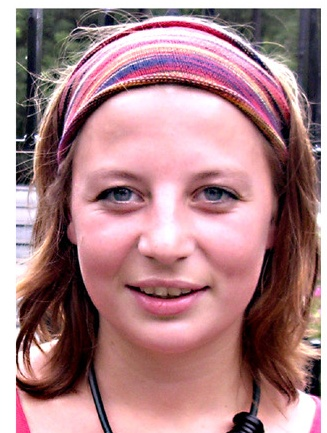
#> input picture 20.jpg, 327 x 433 px
$ jupyter execute Simple_Face_Detection_Model.ipynb
#> lines starting #> are read from the running program, lines starting #| are printed output that depends on the picture; after the words box and inside, x2 and y2 are one past the last pixel; in counts of white or black regions, pixels touching at a corner belong together
# Simple Face Detection Using Open CV

### The code was implmented with the help of the following resource

**shekharpandey**

https://www.studytonight.com/post/face-detection-using-haar-cascades

**Swapnil Trivedi**

https://www.hackster.io/trivediswap25/face-and-eye-detection-in-python-using-opencv-5a5b10

[cell 1]
#Loading The required Libraries

import cv2
import os
import numpy as np

[cell 2]
#loading the image
image = cv2.imread("20.jpg")
#> image is the input picture: shape (433, 327, 3); mean B, G, R 136.6, 131.6, 173.4


#loading the pre-trained harrcascade face detection model.
trained_face_data = cv2.CascadeClassifier(cv2.data.haarcascades + 'haarcascade_frontalface_default.xml')

#converting the image to gray
gray_img = cv2.cvtColor(image, cv2.COLOR_BGR2GRAY)
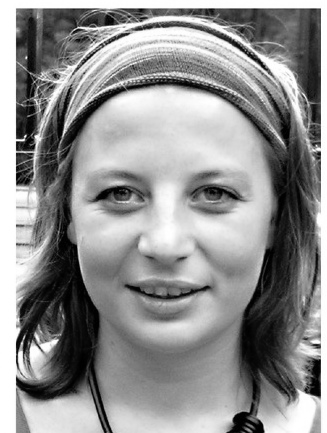
#> gray_img: shape (433, 327); min 0, max 255, mean 144.7

#using the face detection model to find face coordinates
face_coordinates = trained_face_data.detectMultiScale(gray_img, 1.1, 5)
#> face_coordinates = [[39, 98, 250, 250]]

#Drawing a green rectangle around face coordinates
for coordinate in face_coordinates:

    (x, y, w, h) = coordinate

    cv2.rectangle(image, (x, y), (x + w, y + h), (0, 255, 0), thickness=2)
#> this loop made 1 pass
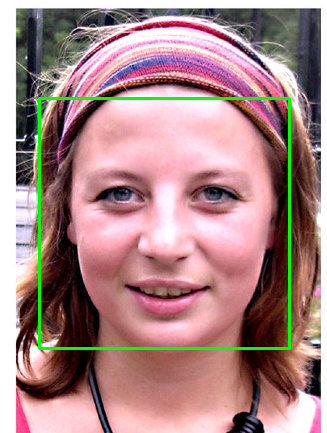
#> image: shape (433, 327, 3); 2.12% of pixels changed, all inside (x1, y1, x2, y2) = (38, 97, 291, 350)


#show the final image
cv2.imshow('Image', image)

cv2.waitKey(0)
#> Out = 27

# Face And Eye Detector

[cell 3]
trained_face_data = cv2.CascadeClassifier(cv2.data.haarcascades + 'haarcascade_frontalface_default.xml')
eye_cascade = cv2.CascadeClassifier(cv2.data.haarcascades + 'haarcascade_eye.xml')


#converting the image to gray
gray_img = cv2.cvtColor(image, cv2.COLOR_BGR2GRAY)

#using the face detection model to find face coordinates
face_coordinates = trained_face_data.detectMultiScale(gray_img, 1.1, 5)
#> face_coordinates = [[39, 98, 249, 249]]
eyes = eye_cascade.detectMultiScale(gray_img, 1.1, 5)
#> eyes = [[180, 166, 58, 58], [93, 166, 61, 61]]

#Drawing a green rectangle around face coordinates
for coordinate in face_coordinates:

    (x, y, w, h) = coordinate

    cv2.rectangle(image, (x, y), (x + w, y + h), (0, 255, 0), thickness=2)

    roi_gray = gray_img[y:y+h, x:x+w]
    roi_color = image[y:y+h, x:x+w]

    eyes = eye_cascade.detectMultiScale(roi_gray, 1.1, 5)

    for (ex,ey,ew,eh) in eyes:

        cv2.rectangle(roi_color,(ex,ey),(ex+ew,ey+eh),(0,0,255),2)
#> this loop made 1 pass
#> (x, y, w, h, eyes) on pass 1: (39, 98, 249, 249, [[55, 69, 59, 59], [141, 69, 56, 56]])
#> pass 1, `roi_gray = gray_img[y:y+h, x:x+w]`:
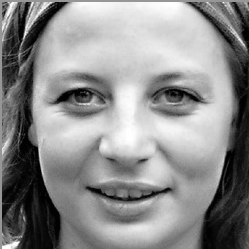
#> roi_gray: shape (249, 249); min 0, max 255, mean 140.3
#> pass 1, `roi_color = image[y:y+h, x:x+w]`:
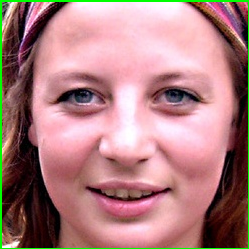
#> roi_color: shape (249, 249, 3); mean B, G, R 127.5, 126.9, 173.4
#> after the loop:
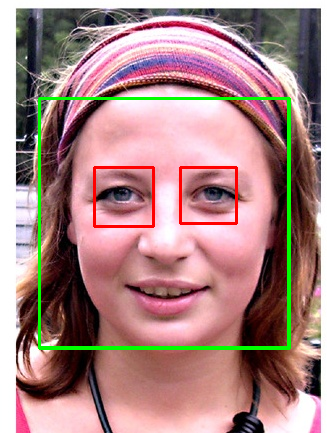
#> image: shape (433, 327, 3); 1.32% of pixels changed, all inside (x1, y1, x2, y2) = (41, 100, 288, 347)
#> after the loop:
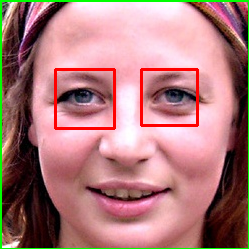
#> roi_color: shape (249, 249, 3); 2.21% of pixels changed, all inside (x1, y1, x2, y2) = (54, 68, 199, 130)


#show the final image
cv2.imshow('Image', image)

cv2.waitKey(0)
#> Out = 27

$ run again, with 19.jpg copied over 20.jpg
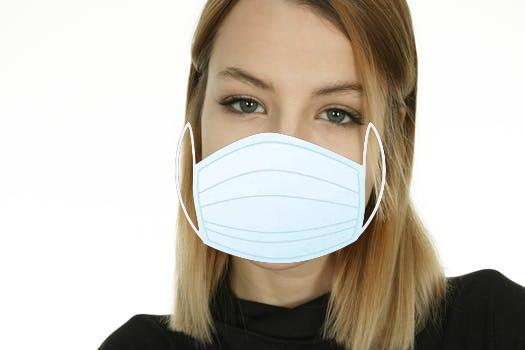
#> input picture 19.jpg, 525 x 350 px
#> image is the input picture: shape (350, 525, 3); mean B, G, R 181.6, 191.7, 198.3
#> face_coordinates = [[164, 19, 253, 253]]
#> the loop `for coordinate in face_coordinates: ` made 1 pass
#> after the loop `for coordinate in face_coordinates:`:
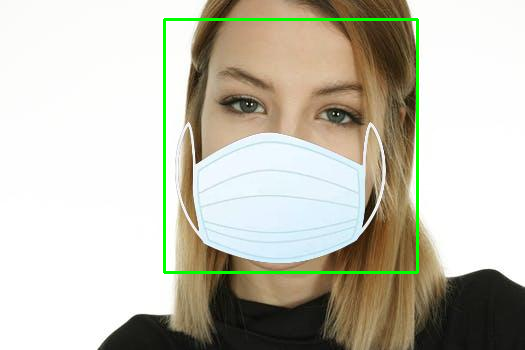
#> image: shape (350, 525, 3); 1.65% of pixels changed, all inside (x1, y1, x2, y2) = (163, 18, 419, 274)
#> `cv2.waitKey(0)`: Out = 27
#> `eyes = eye_cascade.detectMultiScale(gray_img, 1.1, 5)`: eyes = [[311, 91, 49, 49], [214, 76, 56, 56]]
#> the loop `for coordinate in face_coordinates: ` made 1 pass
#> (x, y, w, h, eyes) on pass 1: (164, 19, 253, 253, [[51, 58, 55, 55], [145, 71, 51, 51]])
#> after the loop `for coordinate in face_coordinates:`:
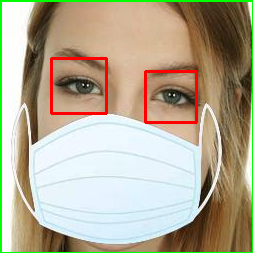
#> roi_color: shape (253, 253, 3); mean B, G, R 147.6, 169.9, 179.9
#> `cv2.waitKey(0)`: Out = 27

$ run again, with image1.png saved as 20.jpg
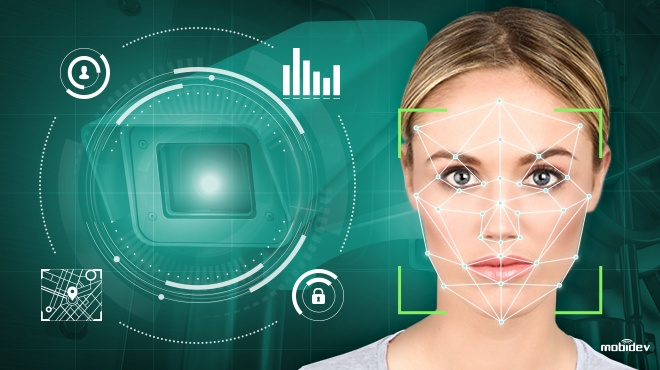
#> input picture image1.png, 660 x 370 px
#> image is the input picture: shape (370, 660, 3); mean B, G, R 111, 122.9, 78.4
#> `face_coordinates = trained_face_data.detectMultiScale(gray_img, 1.1, 5)`: face_coordinates = [[379, 82, 237, 237]]
#> the loop `for coordinate in face_coordinates: ` made 1 pass
#> after the loop `for coordinate in face_coordinates:`:
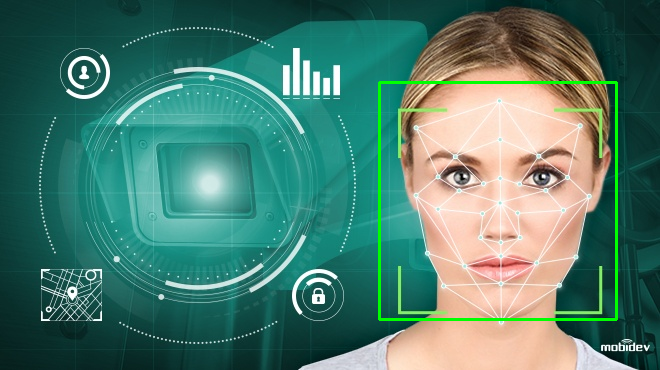
#> image: shape (370, 660, 3); 1.16% of pixels changed, all inside (x1, y1, x2, y2) = (378, 81, 618, 321)
#> `cv2.waitKey(0)`: Out = 27
#> `face_coordinates = trained_face_data.detectMultiScale(gray_img, 1.1, 5)`: face_coordinates = [[378, 83, 237, 237]]
#> `eyes = eye_cascade.detectMultiScale(gray_img, 1.1, 5)`: eyes = [[515, 151, 52, 52], [433, 152, 51, 51]]
#> the loop `for coordinate in face_coordinates: ` made 1 pass
#> (x, y, w, h, eyes) on pass 1: (378, 83, 237, 237, [[55, 69, 50, 50], [138, 68, 52, 52]])
#> after the loop `for coordinate in face_coordinates:`:
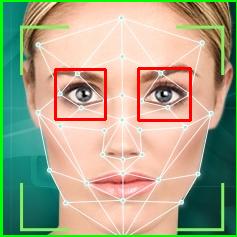
#> roi_color: shape (237, 237, 3); mean B, G, R 137.8, 165.8, 169.1
#> `cv2.waitKey(0)`: Out = 27
